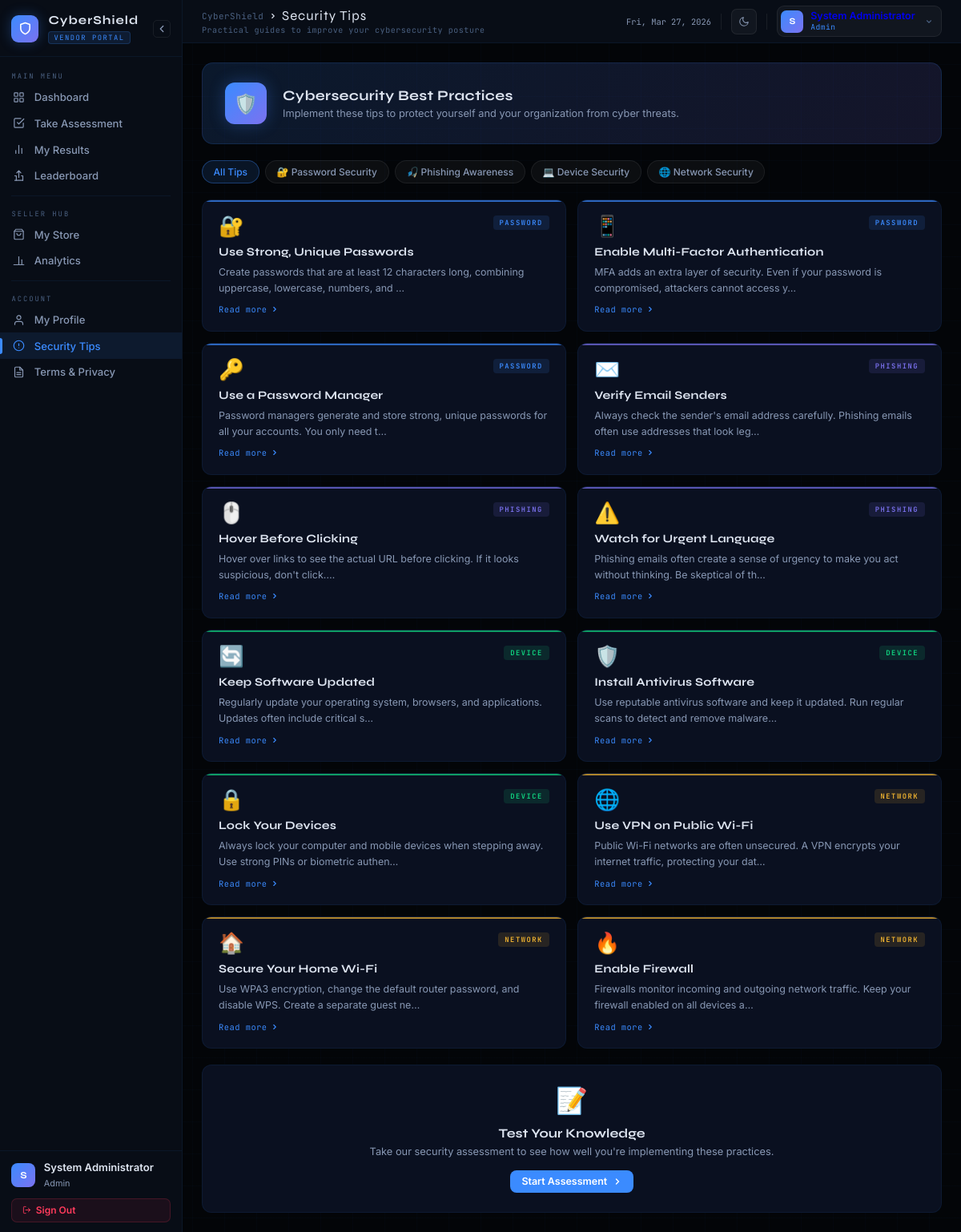
/Client/security-tips.php (signed in), run on the app's committed database.
### tables this page shows
CREATE TABLE users (
    id            INT AUTO_INCREMENT PRIMARY KEY,
    username      VARCHAR(50)  UNIQUE NOT NULL,
    password_hash VARCHAR(255) NOT NULL,
    email         VARCHAR(100) UNIQUE NOT NULL,
    full_name     VARCHAR(100) NOT NULL,
    store_name    VARCHAR(100) NOT NULL,
    role          ENUM('Admin','Seller','Viewer') DEFAULT 'Seller',
    is_active     BOOLEAN DEFAULT TRUE,
    created_at    TIMESTAMP DEFAULT CURRENT_TIMESTAMP,
    updated_at    TIMESTAMP DEFAULT CURRENT_TIMESTAMP ON UPDATE CURRENT_TIMESTAMP,
    INDEX idx_username (username),
    INDEX idx_email    (email),
    INDEX idx_role     (role)
);

### Client/security-tips.php (the view, shortened to what this page needs)
<?php
$database = new Database();
$db = $database->getConnection();
$user_query = "SELECT * FROM users WHERE id = :user_id";
$stmt = $db->prepare($user_query);
$stmt->bindParam(':user_id', $_SESSION['user_id']);
$stmt->execute();
$user = $stmt->fetch(PDO::FETCH_ASSOC);
?>
<!DOCTYPE html>
<html lang="en" data-theme="dark">
<head>
</head>
<body>
<div id="app">
  <aside id="sidebar">
    <div class="sb-brand">
      <div class="shield"><svg width="17" height="17" viewBox="0 0 24 24" fill="none" stroke="white" stroke-width="2.2" stroke-linecap="round" stroke-linejoin="round"><path d="M12 22s8-4 8-10V5l-8-3-8 3v7c0 6 8 10 8 10z"/></svg></div>
      <div class="sb-brand-text"><h2>CyberShield</h2><span class="badge">Vendor Portal</span></div>
      <button class="sb-toggle" onclick="toggleSidebar()"><svg width="14" height="14" viewBox="0 0 24 24" fill="none" stroke="currentColor" stroke-width="2.2" stroke-linecap="round" stroke-linejoin="round"><polyline points="15 18 9 12 15 6"/></svg></button>
    </div>
    <div class="sb-section">
      <div class="sb-label">Main Menu</div>
      <a class="sb-item" href="index.php"><span class="sb-icon"></span><span class="sb-text">Dashboard</span></a>
      <a class="sb-item" href="assessment.php"><span class="sb-icon"><svg width="15" height="15" viewBox="0 0 24 24" fill="none" stroke="currentColor" stroke-width="1.9" stroke-linecap="round" stroke-linejoin="round"><path d="M9 11l3 3L22 4"/><path d="M21 12v7a2 2 0 0 1-2 2H5a2 2 0 0 1-2-2V5a2 2 0 0 1 2-2h11"/></svg></span><span class="sb-text">Take Assessment</span></a>
      <a class="sb-item" href="results.php"><span class="sb-icon"><svg width="15" height="15" viewBox="0 0 24 24" fill="none" stroke="currentColor" stroke-width="1.9" stroke-linecap="round" stroke-linejoin="round"><line x1="18" y1="20" x2="18" y2="10"/><line x1="12" y1="20" x2="12" y2="4"/><line x1="6" y1="20" x2="6" y2="14"/></svg></span><span class="sb-text">My Results</span></a>
      <a class="sb-item" href="leaderboard.php"><span class="sb-icon"><svg width="15" height="15" viewBox="0 0 24 24" fill="none" stroke="currentColor" stroke-width="1.9" stroke-linecap="round" stroke-linejoin="round"><path d="M8 6l4-4 4 4"/><path d="M12 2v13"/><path d="M20 21H4"/><path d="M17 12h3v9"/><path d="M4 12h3v9"/></svg></span><span class="sb-text">Leaderboard</span></a>
      <div class="sb-divider"></div>
      <div class="sb-label">Seller Hub</div>
      <a class="sb-item" href="seller-store.php"><span class="sb-icon"><svg width="15" height="15" viewBox="0 0 24 24" fill="none" stroke="currentColor" stroke-width="1.9" stroke-linecap="round" stroke-linejoin="round"><path d="M6 2L3 6v14a2 2 0 002 2h14a2 2 0 002-2V6l-3-4z"/><line x1="3" y1="6" x2="21" y2="6"/><path d="M16 10a4 4 0 01-8 0"/></svg></span><span class="sb-text">My Store</span></a>
      <a class="sb-item" href="seller-analytics.php"><span class="sb-icon"><svg width="15" height="15" viewBox="0 0 24 24" fill="none" stroke="currentColor" stroke-width="1.9" stroke-linecap="round" stroke-linejoin="round"><line x1="18" y1="20" x2="18" y2="10"/><line x1="12" y1="20" x2="12" y2="4"/><polyline points="2 20 22 20"/></svg></span><span class="sb-text">Analytics</span></a>
      <div class="sb-divider"></div>
      <div class="sb-label">Account</div>
      <a class="sb-item" href="profile.php"><span class="sb-icon"><svg width="15" height="15" viewBox="0 0 24 24" fill="none" stroke="currentColor" stroke-width="1.9" stroke-linecap="round" stroke-linejoin="round"><path d="M20 21v-2a4 4 0 0 0-4-4H8a4 4 0 0 0-4 4v2"/><circle cx="12" cy="7" r="4"/></svg></span><span class="sb-text">My Profile</span></a>
      <a class="sb-item active" href="security-tips.php"><span class="sb-icon"><svg width="15" height="15" viewBox="0 0 24 24" fill="none" stroke="currentColor" stroke-width="1.9" stroke-linecap="round" stroke-linejoin="round"><circle cx="12" cy="12" r="10"/><line x1="12" y1="8" x2="12" y2="12"/><line x1="12" y1="16" x2="12.01" y2="16"/></svg></span><span class="sb-text">Security Tips</span></a>
      <a class="sb-item" href="terms.php"><span class="sb-icon"></span><span class="sb-text">Terms & Privacy</span></a>
    </div>
    <div class="sb-footer">
      <div class="sb-user">
        <div class="sb-avatar"><?php echo strtoupper(substr($user['full_name'], 0, 1)); ?></div>
        <div class="sb-user-info">
          <p><?php echo htmlspecialchars($user['full_name']); ?></p>
          <span><?php echo htmlspecialchars($user['role'] ?? 'Vendor'); ?></span>
        </div>
      </div>
      <button class="btn-sb-logout" onclick="doLogout()">
        <svg width="11" height="11" viewBox="0 0 24 24" fill="none" stroke="currentColor" stroke-width="2" stroke-linecap="round" stroke-linejoin="round"><path d="M9 21H5a2 2 0 0 1-2-2V5a2 2 0 0 1 2-2h4"/><polyline points="16 17 21 12 16 7"/><line x1="21" y1="12" x2="9" y2="12"/></svg>
        <span>Sign Out</span>
      </button>
    </div>
  </aside>
  <div id="main">
    <div class="topbar">
      <div>
        <div class="tb-bc">
          <span class="tb-app">CyberShield</span>
          <svg width="10" height="10" viewBox="0 0 16 16" fill="none" stroke="currentColor" stroke-width="1.8" stroke-linecap="round"><path d="M6 4l4 4-4 4"/></svg>
          <span class="tb-title">Security Tips</span>
        </div>
        <p class="tb-sub">Practical guides to improve your cybersecurity posture</p>
      </div>
      <div class="tb-right">
        <span class="tb-date" id="tb-date"></span>
        <button class="tb-icon-btn" onclick="toggleTheme()" title="Toggle theme">
          <svg id="tmoon" width="14" height="14" viewBox="0 0 24 24" fill="none" stroke="currentColor" stroke-width="1.8" stroke-linecap="round" stroke-linejoin="round"><path d="M21 12.79A9 9 0 1 1 11.21 3 7 7 0 0 0 21 12.79z"/></svg>
        </button>
        <a class="tb-admin" href="profile.php">
          <div class="tb-admin-av"><?php echo strtoupper(substr($user['full_name'], 0, 1)); ?></div>
          <div class="tb-admin-info">
            <span class="tb-admin-name"><?php echo htmlspecialchars($user['full_name']); ?></span>
            <span class="tb-admin-role"><?php echo htmlspecialchars($user['role'] ?? 'Vendor'); ?></span>
          </div>
          <svg width="10" height="10" viewBox="0 0 16 16" fill="none" stroke="currentColor" stroke-width="1.8" stroke-linecap="round" style="color:var(--muted);margin-left:.2rem"><path d="M4 6l4 4 4-4"/></svg>
        </a>
      </div>
    </div>
    <div class="content">
      <div class="tips-hero">
        <div class="tips-hero-icon">🛡️</div>
        <div>
          <h2>Cybersecurity Best Practices</h2>
          <p>Implement these tips to protect yourself and your organization from cyber threats.</p>
        </div>
      </div>
      <div class="filter-bar">
        <span class="filter-chip active" data-category="all" onclick="filterTips('all',this)">All Tips</span>
        <span class="filter-chip" data-category="password" onclick="filterTips('password',this)">🔐 Password Security</span>
        <span class="filter-chip" data-category="phishing" onclick="filterTips('phishing',this)">🎣 Phishing Awareness</span>
        <span class="filter-chip" data-category="device" onclick="filterTips('device',this)">💻 Device Security</span>
        <span class="filter-chip" data-category="network" onclick="filterTips('network',this)">🌐 Network Security</span>
      </div>
      <div class="tips-grid" id="tips-grid">
        <?php
        $catColors = ['password'=>'var(--blue)','phishing'=>'var(--purple)','device'=>'var(--green)','network'=>'var(--yellow)'];
        foreach ($tips as $tip):
          $color = $catColors[$tip['category']] ?? 'var(--blue)';
        ?>
        <div class="tip-card" data-category="<?php echo $tip['category']; ?>" style="--cat-color:<?php echo $color; ?>" onclick="showTipDetail(<?php echo $tip['id']; ?>)">
          <div class="tip-card-top">
            <span class="tip-icon"><?php echo $tip['icon']; ?></span>
            <span class="cat-badge cat-<?php echo $tip['category']; ?>"><?php echo ucfirst($tip['category']); ?></span>
          </div>
          <div class="tip-title"><?php echo htmlspecialchars($tip['title']); ?></div>
          <div class="tip-content"><?php echo htmlspecialchars(substr($tip['content'], 0, 100)) . '…'; ?></div>
          <div class="tip-more">Read more <svg width="10" height="10" viewBox="0 0 16 16" fill="none" stroke="currentColor" stroke-width="1.8" stroke-linecap="round"><path d="M6 4l4 4-4 4"/></svg></div>
        </div>
        <?php endforeach; ?>
      </div>
      <div class="quiz-cta">
        <div class="quiz-cta-icon">📝</div>
        <h3>Test Your Knowledge</h3>
        <p>Take our security assessment to see how well you're implementing these practices.</p>
        <button class="btn btn-p" onclick="window.location.href='assessment.php'">
          Start Assessment
          <svg width="12" height="12" viewBox="0 0 16 16" fill="none" stroke="currentColor" stroke-width="1.8" stroke-linecap="round"><path d="M6 4l4 4-4 4"/></svg>
        </button>
      </div>
    </div>
  </div>
</div>
</body>
</html>

### data on the page
users: full_name "S", full_name "System Administrator", role "Admin"

### other printed values
$tip['icon'] "🔐"
$tip['category'] "PASSWORD"
$tip['title'] "Use Strong, Unique Passwords"
substr($tip['content'], 0, 100) "Create passwords that are at least 12 characters long, combining uppercase, lowercase, numbers, and"
$tip['icon'] "📱"
$tip['title'] "Enable Multi-Factor Authentication"
substr($tip['content'], 0, 100) "MFA adds an extra layer of security. Even if your password is compromised, attackers cannot access y"
$tip['icon'] "🔑"
$tip['title'] "Use a Password Manager"
substr($tip['content'], 0, 100) "Password managers generate and store strong, unique passwords for all your accounts. You only need t"
$tip['icon'] "✉️"
$tip['category'] "PHISHING"
$tip['title'] "Verify Email Senders"
substr($tip['content'], 0, 100) "Always check the sender's email address carefully. Phishing emails often use addresses that look leg"
$tip['icon'] "🖱️"
